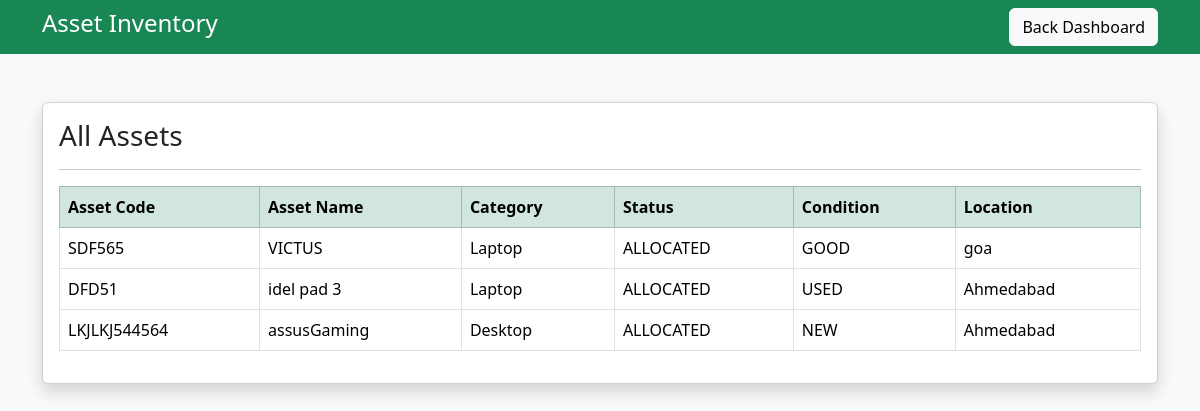
Screenshot of /asset-list/ (signed in) with the database file from the repository.
### myappp/models.py (models this page shows, shortened)
class Asset(models.Model):
    asset_name = models.CharField(
        max_length=100
    )
    asset_code = models.CharField(
        max_length=50,
        unique=True
    )
    category = models.ForeignKey(
    AssetCategory,
    on_delete=models.CASCADE,
    related_name="assets"
    )
    brand = models.CharField(
        max_length=50,
        blank=True,
        null=True
    )
    model_number = models.CharField(
        max_length=100,
        blank=True,
        null=True
    )
    serial_number = models.CharField(
        max_length=100,
        unique=True,
        blank=True,
        null=True
    )
    purchase_date = models.DateField(
        blank=True,
        null=True
    )
    purchase_price = models.DecimalField(
        max_digits=10,
        decimal_places=2,
        blank=True,
        null=True
    )
    warranty_expiry = models.DateField(
        blank=True,
        null=True
    )
    STATUS_CHOICES = (
        ('AVAILABLE','Available'),
        ('ALLOCATED','Allocated'),
        ('MAINTENANCE','Maintenance'),
        ('DAMAGED','Damaged'),
        ('SCRAPPED','Scrapped'),
    )
    asset_status = models.CharField(
        max_length=20,
        choices=STATUS_CHOICES,
        default="AVAILABLE"
    )
    CONDITION_CHOICES = (
        ('NEW','New'),
        ('GOOD','Good'),
        ('USED','Used'),
        ('DAMAGED','Damaged'),
    )
    condition = models.CharField(
        max_length=20,
        choices=CONDITION_CHOICES,
        default="NEW"
    )
    location = models.CharField(
        max_length=100,
        blank=True,
        null=True
    )
    description = models.TextField(
        blank=True,
        null=True
    )
    created_at = models.DateTimeField(
        auto_now_add=True
    )

class AssetCategory(models.Model):
    category_name = models.CharField(max_length=100, unique=True)
    description = models.TextField(blank=True, null=True)
    no_of_asset = models.IntegerField(default=0)
    STATUS_CHOICES = (
        ('ACTIVE', 'Active'),
        ('INACTIVE', 'Inactive'),
    )
    status = models.CharField(
        max_length=20,
        choices=STATUS_CHOICES,
        default='ACTIVE'
    )
    created_at = models.DateTimeField(auto_now_add=True)

### myappp/views.py (the view)
def asset_list(request):
    if 'uid' not in request.session:
        return redirect("login")
    assets = Asset.objects.all()
    context = {
        "assets": assets
    }
    return render(
        request,
        "myapp/asset_list.html",
        context
    )

### myappp/templates/myapp/asset_list.html (shortened to what this page needs)
<!DOCTYPE html>
<html>
<head>
<link href="https://cdn.jsdelivr.net/npm/bootstrap@5.3.3/dist/css/bootstrap.min.css"
rel="stylesheet">
</head>
<body class="bg-light">
<nav class="navbar navbar-dark bg-success">
<div class="container">
<h4 class="text-white">
Asset Inventory
</h4>
<a href="{% url 'asset_manager_dashboard' %}"
class="btn btn-light">
Back Dashboard
</a>
</div>
</nav>
<div class="container mt-5">
<div class="card shadow">
<div class="card-body">
<h3>
All Assets
</h3>
<hr>
<table class="table table-bordered">
<thead class="table-success">
<tr>
<th>
Asset Code
</th>
<th>
Asset Name
</th>
<th>
Category
</th>
<th>
Status
</th>
<th>
Condition
</th>
<th>
Location
</th>
</tr>
</thead>
<tbody>
{% for a in assets %}
<tr>
<td>
{{a.asset_code}}
</td>
<td>
{{a.asset_name}}
</td>
<td>
{{a.category.category_name}}
</td>
<td>
{{a.asset_status}}
</td>
<td>
{{a.condition}}
</td>
<td>
{{a.location}}
</td>
</tr>
{% empty %}
<tr>
<td colspan="6" class="text-center">
No Assets Available
</td>
</tr>
{% endfor %}
</tbody>
</table>
</div>
</div>
</div>
</body>
</html>

### rows the page displays
Asset: asset_code "SDF565", asset_name "VICTUS", category.category_name "Laptop", asset_status "ALLOCATED", condition "GOOD", location "goa"
Asset: asset_code "DFD51", asset_name "idel pad 3", category.category_name "Laptop", asset_status "ALLOCATED", condition "USED", location "Ahmedabad"
Asset: asset_code "LKJLKJ544564", asset_name "assusGaming", category.category_name "Desktop", asset_status "ALLOCATED", condition "NEW", location "Ahmedabad"
